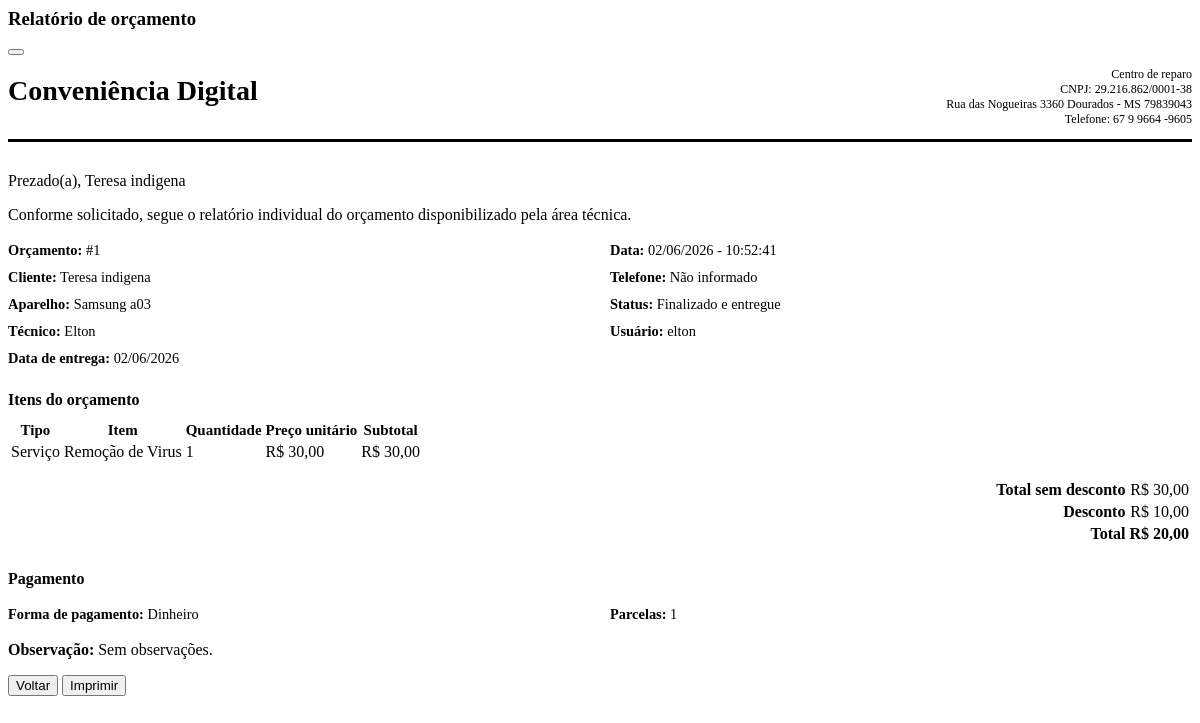
Screenshot of /orcamento/1/relatorio/ (signed in) with the database file from the repository.
### orcamento/models.py (models this page shows, shortened)
class Orcamento(models.Model):
    ANALISE = 'Em analise'
    PASSAR_ORCAMENTO = 'Passar orçamento'
    AGUARDANDO_LIBERACAO = 'Aguardando liberaçāo'
    LIBERADO = 'Liberado'
    EM_REPARO = 'Em reparo'
    FINALIZADO = 'Finalizado'
    FINALIZADO_ENTREGUE = 'Finalizado e entregue'
    GARANTIA_ENCERRADA = 'Garantia encerrada'
    RETORNO_GARANTIA = 'Retorno garantia'
    CANCELADO = 'Cancelado'
    CANCELADO_ENTREGUE = 'Cancelado e entregue'
    STATUS = [
        (ANALISE, 'Em analise'),
        (PASSAR_ORCAMENTO, 'Passar orçamento'),
        (AGUARDANDO_LIBERACAO, 'Aguardando liberaçāo'),
        (LIBERADO,'Liberado'),
        (EM_REPARO, 'Em reparo'),
        (FINALIZADO, 'Finalizado'),
        (FINALIZADO_ENTREGUE, 'Finalizado e entregue'),
        (GARANTIA_ENCERRADA, 'Garantia encerrada'),
        (RETORNO_GARANTIA, 'Retorno garantia'),
        (CANCELADO, 'Cancelado'),
        (CANCELADO_ENTREGUE, 'Cancelado e entregue')
    ]
    PIX = 'Pix'
    CARTAO_CREDITO = 'Cartāo de credito'
    CARTAO_DEBITO = 'Cartāo de debito'
    DINHEIRO = 'Dinheiro'
    FIADO = 'Fiado a receber'
    FORMA_PAGAMENTO = [
        (PIX, 'Pix'),
        (CARTAO_CREDITO, 'Cartāo de credito'),
        (CARTAO_DEBITO, 'Cartāo de debito'),
        (DINHEIRO, 'Dinheiro'),
        (FIADO, 'Fiado a receber')
    ]
    usuario = models.ForeignKey(User, on_delete=models.PROTECT)
    cliente = models.ForeignKey(Cliente, on_delete=models.CASCADE)
    celular = models.CharField(max_length=90)
    data_entrega = models.DateField(null=True, blank=True)
    data_criacao = models.DateTimeField(auto_now_add=True)
    data_edicao = models.DateTimeField(auto_now=True)
    status = models.CharField(choices=STATUS, max_length=21)
    observacao = models.TextField(null=True, blank=True)
    tecnico = models.ForeignKey(Colaborador, on_delete=models.CASCADE)
    desconto = models.DecimalField(max_digits=9, decimal_places=2, null=True, blank=True)
    forma_pagamento = models.CharField(choices=FORMA_PAGAMENTO, max_length=21, default=PIX)
    data_vencimento = models.DateField(null=True, blank=True)
    qtd_parcela = models.IntegerField(null=True, blank=True)
    valor_entrada = models.DecimalField(max_digits=9, decimal_places=2, null=True, blank=True)
    card_machine = models.ForeignKey(CardMachine, on_delete=models.PROTECT, null=True, blank=True)
    card_payment_type = models.CharField(max_length=10, null=True, blank=True)
    card_installments = models.PositiveSmallIntegerField(null=True, blank=True)
    card_fee_percentage = models.DecimalField(max_digits=5, decimal_places=2, null=True, blank=True)
    card_fee_amount = models.DecimalField(max_digits=9, decimal_places=2, null=True, blank=True)
    card_base_amount = models.DecimalField(max_digits=9, decimal_places=2, null=True, blank=True)
    card_final_amount = models.DecimalField(max_digits=9, decimal_places=2, null=True, blank=True)
    pass_card_fee_to_customer = models.BooleanField(default=False)
    class Meta:
        ordering = ('-pk',)
    def total(self):
        if self.card_final_amount is not None:
            return self.card_final_amount
        desconto = self.desconto or Decimal('0.00')
        itens = self.orcamento_items.values_list('preco_orcamento', 'quantidade')
        total = sum(preco * qtd for preco, qtd in itens)
        return total - desconto
    def total_sem_desconto(self):
        itens = self.orcamento_items.values_list('preco_orcamento', 'quantidade')
        return sum(preco * qtd for preco, qtd in itens)

class ItemsOrcamento(models.Model):
    orcamento = models.ForeignKey(
        Orcamento,
        on_delete=models.SET_NULL,
        related_name='orcamento_items',
        null=True,
        blank=True
    )
    peca = models.ForeignKey(
        Pecas,
        on_delete=models.CASCADE,
        null=True,
        blank=True,
    )
    servico = models.ForeignKey(
        Servico,
        on_delete=models.CASCADE,
        null=True,
        blank=True,
    )
    quantidade = models.IntegerField()
    preco_orcamento = models.DecimalField(max_digits=9, decimal_places=2)
    class Meta:
        ordering = ('pk',)
    def subtotal(self):
        return self.preco_orcamento * (self.quantidade or 0)

class Servico(models.Model):
    usuario = models.ForeignKey(User, on_delete=models.PROTECT)
    servico = models.CharField(max_length=100)
    def __str__(self):
        return self.servico

### cliente/models.py (models this page shows, shortened)
class Cliente(models.Model):
    usuario = models.ForeignKey(User, on_delete=models.PROTECT)
    data_criacao = models.DateTimeField(auto_now_add=True, editable=False)
    data_edicao = models.DateTimeField(auto_now=True, editable=False)
    nome_cliente = models.CharField(max_length=90)
    data_nascimento = models.DateField(null=True, blank=True)
    cpf = models.CharField(max_length=14, null=True, blank=True)
    telefone_contato = models.CharField(max_length=15, null=True, blank=True, validators=[telefone_validator])
    telefone_contato_2 = models.CharField(max_length=15, null=True, blank=True, validators=[telefone_validator])
    rua = models.CharField(max_length=99, null=True, blank=True)
    numero_casa = models.IntegerField(null=True, blank=True)
    bairro = models.CharField(max_length=90, null=True, blank=True)
    observacao = models.TextField(null=True, blank=True)

### colaborador/models.py (models this page shows)
class Colaborador(models.Model):
    usuario = models.ForeignKey(User, on_delete=models.PROTECT)
    nome_colaborador = models.CharField(max_length=90)
    data_criacao = models.DateTimeField(auto_now_add=True, editable=False)
    data_edicao = models.DateTimeField(auto_now=True, editable=False)
    data_nascimento = models.DateField(null=True, blank=True)
    cpf = models.CharField(max_length=14, null=True, blank=True)
    telefone_contato = models.CharField(max_length=15)
    telefone_contato_2 = models.CharField(max_length=15, null=True, blank=True)
    rua = models.CharField(max_length=99, null=True, blank=True)
    numero_casa = models.IntegerField(null=True, blank=True)
    bairro = models.CharField(max_length=90, null=True, blank=True)
    cargo = models.CharField(max_length=90, null=True, blank=True)
    salario = models.DecimalField(max_digits=9, decimal_places=2, null=True, blank=True)
    data_pagamento = models.DateField(null=True, blank=True)
    observacao = models.TextField(null=True, blank=True)
    def __str__(self) -> str:
        return self.nome_colaborador

### orcamento/views.py (the view)
# urls.py: path('orcamento/<int:pk>/relatorio/', login_required(RelatorioOrcamentoIndividual.as_view()), name='relatorio-orcamento-individual'),
class RelatorioOrcamentoIndividual(DetailView):
    model = Orcamento
    template_name = 'orcamento/relatorios/relatorio-orcamento-individual.html'
    def get_queryset(self):
        return (
            Orcamento.objects
            .filter(usuario=self.request.user)
            .select_related('cliente', 'tecnico', 'usuario', 'card_machine')
            .prefetch_related('orcamento_items__peca', 'orcamento_items__servico')
        )

### orcamento/templates/orcamento/relatorios/relatorio-orcamento-individual.html (shortened to what this page needs)
<div class="modal-header">
    <h3 class="modal-title" id="staticBackdropLabel">Relatório de orçamento</h3>
    <button type="button" class="btn-close" data-bs-dismiss="modal" aria-label="Close"></button>
</div>
<div class="modal-body">
    <div class="contentPrint">
        <div class="header">
            <div class="logo">Conveniência Digital</div>
            <div class="information">
                <p class="description">
                    Centro de reparo<br>
                    CNPJ: 29.216.862/0001-38<br>
                    Rua das Nogueiras 3360 Dourados - MS 79839043<br>
                    Telefone: 67 9 9664 -9605
                </p>
            </div>
        </div>
        <div class="content">
            <p>
                Prezado(a),
                {% if object.cliente %}
                    {{ object.cliente.nome_cliente }}
                {% else %}
                    cliente não informado
                {% endif %}
            </p>
            <p>Conforme solicitado, segue o relatório individual do orçamento disponibilizado pela área técnica.</p>
            <div class="report-meta">
                <div><strong>Orçamento:</strong> #{{ object.id }}</div>
                <div><strong>Data:</strong> {{ object.data_criacao|date:'d/m/Y - H:i:s' }}</div>
                <div>
                    <strong>Cliente:</strong>
                    {% if object.cliente %}
                        {{ object.cliente.nome_cliente }}
                    {% else %}
                        Não informado
                    {% endif %}
                </div>
                <div>
                    <strong>Telefone:</strong>
                    {% if object.cliente and object.cliente.telefone_contato %}
                        {{ object.cliente.telefone_contato }}
                    {% else %}
                        Não informado
                    {% endif %}
                </div>
                <div><strong>Aparelho:</strong> {{ object.celular|default:'Não informado' }}</div>
                <div><strong>Status:</strong> {{ object.status }}</div>
                <div><strong>Técnico:</strong> {{ object.tecnico|default:'Não informado' }}</div>
                <div><strong>Usuário:</strong> {{ object.usuario.get_full_name|default:object.usuario.username }}</div>
                {% if object.data_entrega %}
                    <div><strong>Data de entrega:</strong> {{ object.data_entrega|date:'d/m/Y' }}</div>
                {% endif %}
            </div>
            <div class="report-section-title">Itens do orçamento</div>
            <div class="table-responsive">
                <table class="table">
                    <tbody>
                        <tr class="bg-light" style="font-size: 15px;">
                            <th>Tipo</th>
                            <th>Item</th>
                            <th>Quantidade</th>
                            <th>Preço unitário</th>
                            <th class="text-end">Subtotal</th>
                        </tr>
                        {% for item in object.orcamento_items.all %}
                            <tr>
                                <td>{% if item.servico_id %}Serviço{% else %}Peça{% endif %}</td>
                                <td>
                                    {% if item.servico_id %}
                                        {{ item.servico }}
                                    {% elif item.peca_id %}
                                        {{ item.peca }}
                                    {% else %}
                                        Item não informado
                                    {% endif %}
                                </td>
                                <td>{{ item.quantidade }}</td>
                                <td>R$ {{ item.preco_orcamento|floatformat:2 }}</td>
                                <td class="text-end">R$ {{ item.subtotal|floatformat:2 }}</td>
                            </tr>
                        {% empty %}
                            <tr>
                                <td colspan="5" class="text-center text-muted">Nenhum item informado.</td>
                            </tr>
                        {% endfor %}
                    </tbody>
                </table>
            </div>
            <table class="table totals-table">
                <tbody>
                    <tr>
                        <th>Total sem desconto</th>
                        <td>R$ {{ object.total_sem_desconto|floatformat:2 }}</td>
                    </tr>
                    <tr>
                        <th>Desconto</th>
                        <td>R$ {{ object.desconto|default:'0.00' }}</td>
                    </tr>
                    <tr class="bg-light">
                        <th>Total</th>
                        <td><strong>R$ {{ object.total|floatformat:2 }}</strong></td>
                    </tr>
                </tbody>
            </table>
            <div class="report-section-title">Pagamento</div>
            <div class="report-meta">
                <div><strong>Forma de pagamento:</strong> {{ object.forma_pagamento }}</div>
                {% if object.qtd_parcela %}
                    <div><strong>Parcelas:</strong> {{ object.qtd_parcela }}</div>
                {% endif %}
            </div>
            <p><strong>Observação:</strong> {{ object.observacao|default:'Sem observações.' }}</p>
        </div>
    </div>
</div>
<div class="modal-footer">
    <button type="button" class="btn btn-outline-secondary" data-bs-dismiss="modal">Voltar</button>
    <button id="myBtn" onclick="imprimirOrcamento('.contentPrint')" type="button" class="btn btn-outline-primary">Imprimir</button>
</div>

### orcamento/templates/orcamento/relatorios/relatorio-orcamento-individual.html (style rules this page uses)
.header { display: flex; justify-content: space-between; gap: 24px; border-bottom: solid black; padding-bottom: 12px; }
.logo { font-size: 1.75em; align-self: center; font-weight: 700; }
.information { text-align: right; }
.content { margin-top: 30px; }
.description { font-size: 0.75em; margin-bottom: 0; }
.report-meta { display: grid; grid-template-columns: repeat(2, minmax(0, 1fr)); gap: 10px 20px; margin: 18px 0; font-size: 0.9em; }
.report-section-title { margin-top: 24px; margin-bottom: 10px; font-weight: 700; }
.totals-table { margin-top: 14px; max-width: 420px; margin-left: auto; }
.totals-table th, .totals-table td { text-align: right; }

### rows the page displays
Orcamento: cliente.nome_cliente "Teresa indigena", id "1", data_criacao "02/06/2026 - 10:52:41", celular "Samsung a03", status "Finalizado e entregue", tecnico "Elton", usuario.get_full_name "elton", data_entrega "02/06/2026", total_sem_desconto "30,00", desconto "10,00", total "20,00", forma_pagamento "Dinheiro", qtd_parcela "1", observacao "Sem observações."
ItemsOrcamento: shows "Serviço", servico "Remoção de Virus", quantidade "1", preco_orcamento "30,00", subtotal "30,00"
